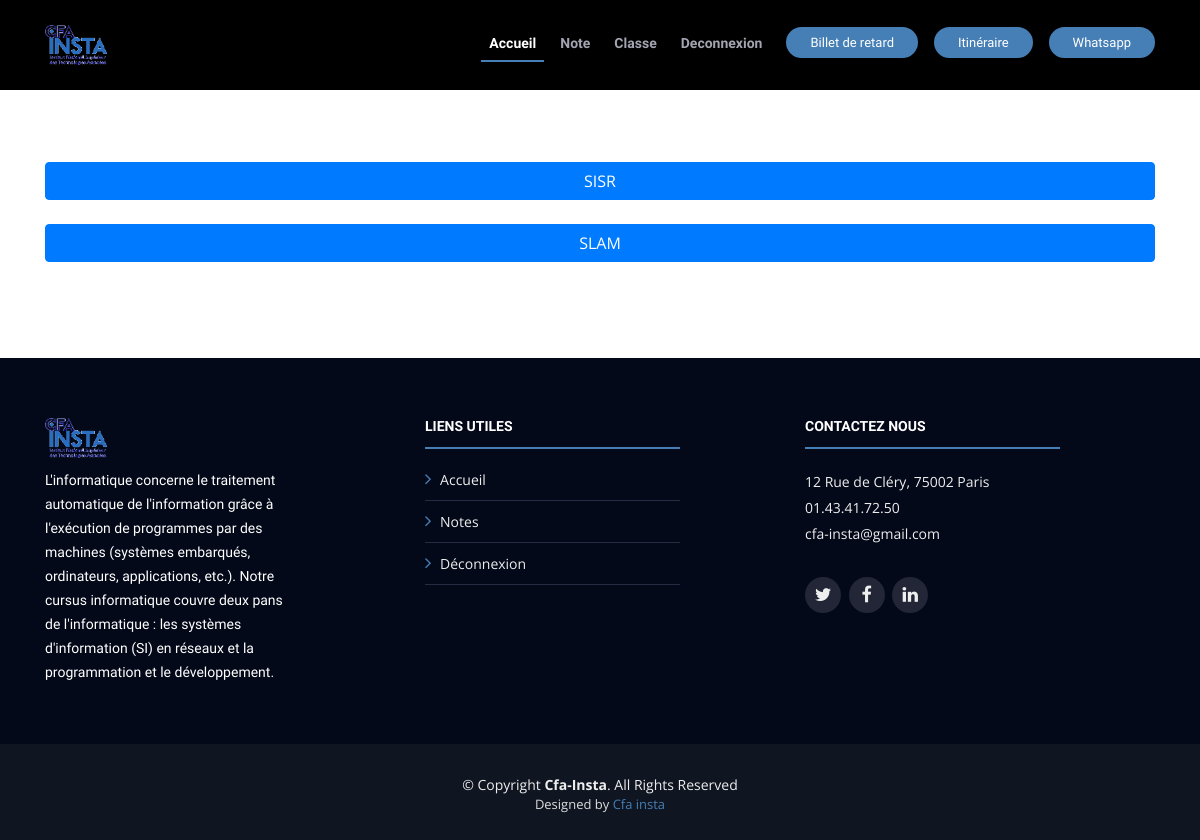
Page /vue/billet.php (signed in) on the earlier database version.
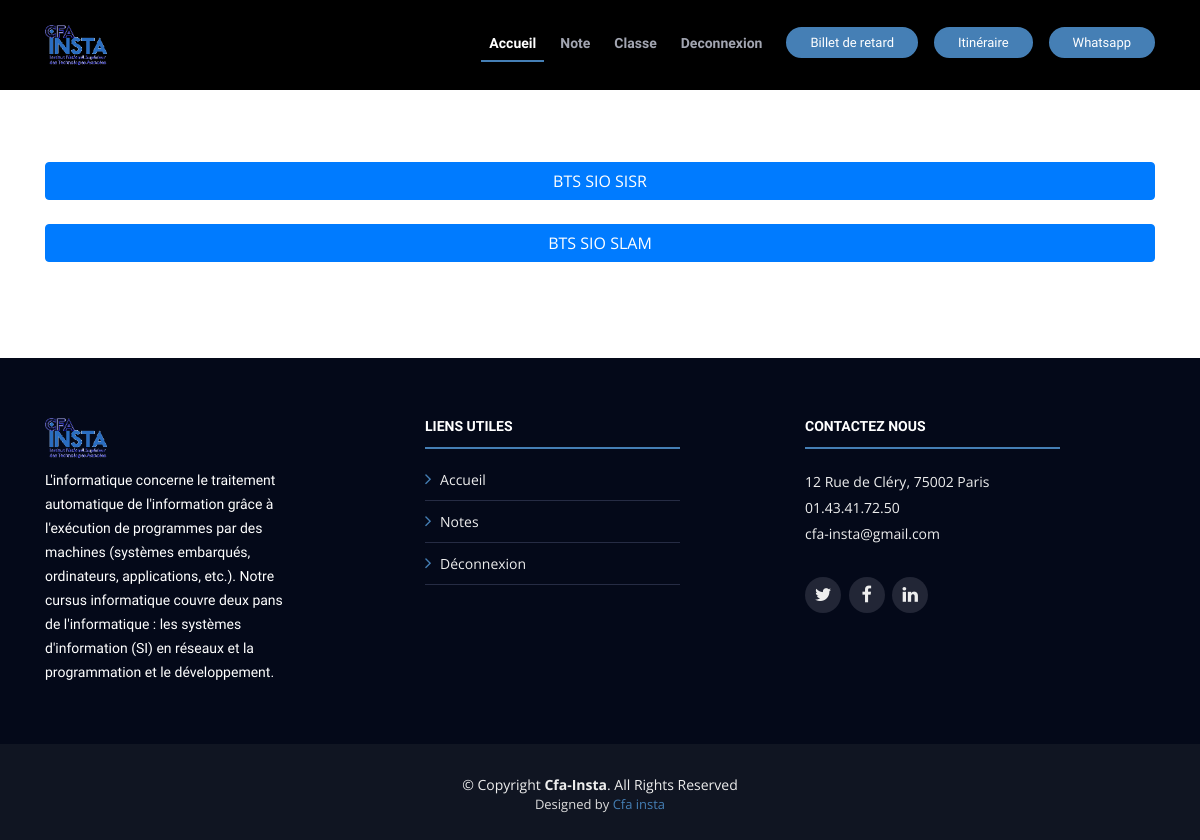
Same page on the later database version.
### tables this page shows
CREATE TABLE IF NOT EXISTS `classe` (
  `id_classe` int(11) NOT NULL,
  `Libelle` varchar(50) NOT NULL,
  `Diplome` varchar(50) NOT NULL,
  `Salle` varchar(50) NOT NULL
);

### controleur/leControleur.php (called while the page is built, shortened)
<?php
require_once("../modele/leModele.php");
class leControleur
{
    private $unModele;
    public function __construct($server,$bdd,$user,$mdp)
    {
        $this->unModele = new leModele($server,$bdd,$user,$mdp);
    }
    public function selectClasse()
    {
        return $this->unModele->selectClasse();
    }
}

### modele/leModele.php (called while the page is built, shortened)
<?php
class leModele {
    private $unPdo;
    public function __construct($server, $bdd, $user, $mdp)
    {
        $this->unPdo = null;
        try
        {
            $this->unPdo = new PDO("mysql:host=".$server.";dbname=".$bdd,$user,$mdp);
        }
        catch(PDOExecption $exp)
        {
            echo "Erreur de connexion à la base données";
            echo $exp->getMessage();
        }
    }
    public function selectClasse()
    {
    if ($this->unPdo != null) {
            $requete = "select * from classe;";
            $select = $this->unPdo->prepare($requete);
            $select->execute();
            $result = $select->fetchAll();
            return $result;
        }
    }
}

### vue/affichage/vuebillet.php (the view, shortened to what this page needs)
<link href="../css/shop-homepage.css" rel="stylesheet">
<div class="container">
    <br>
    <div class="list-group">
        <?php foreach ($result2 as $Resultat) { ?>
            <button class="btn btn-primary collapsed" type="button" data-toggle="collapse" data-target="#classe-<?php echo $Resultat['id_classe']; ?>" aria-expanded="false" aria-controls="#classe-<?php echo $Resultat['id_classe']; ?>">
                <?php echo $Resultat['Diplome']; ?></button>
            <br>
        <?php } ?>
    </div>

Differences in the rows shown:
changed classe: Diplome "SISR" → "BTS SIO SISR"
changed classe: Diplome "SLAM" → "BTS SIO SLAM"
